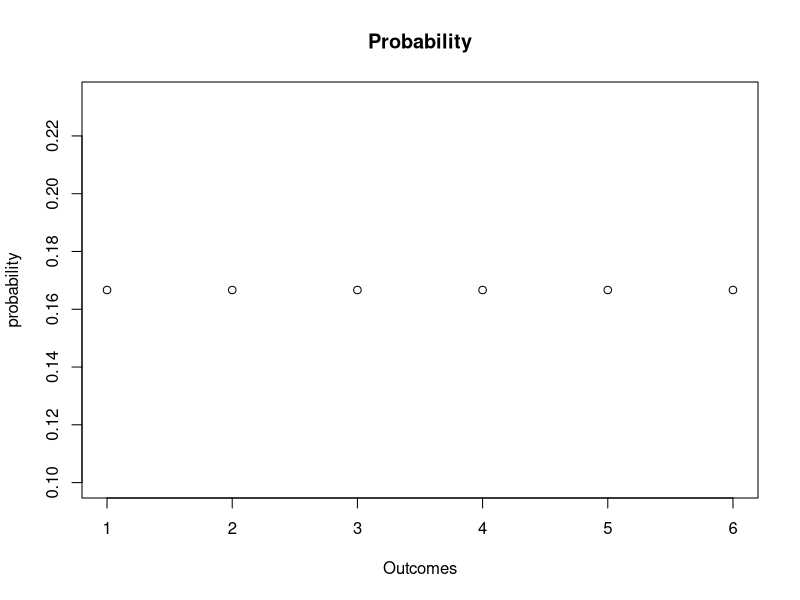
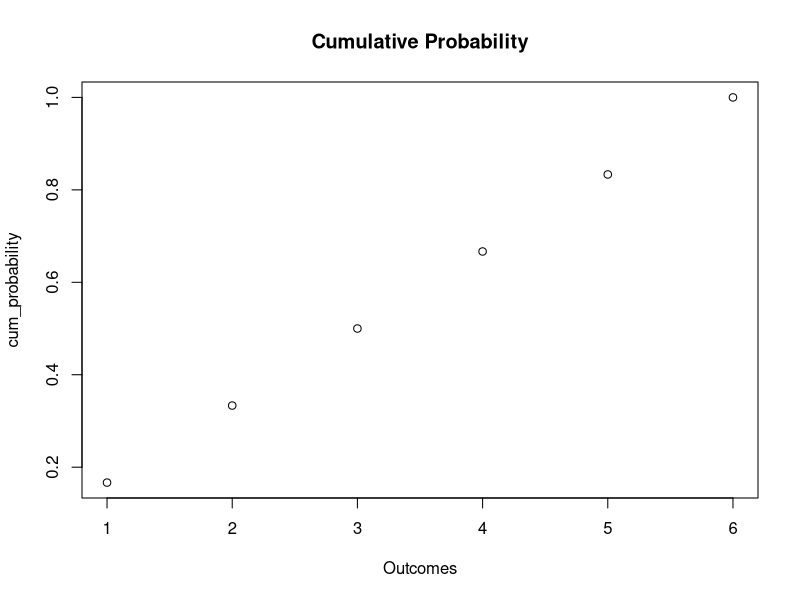
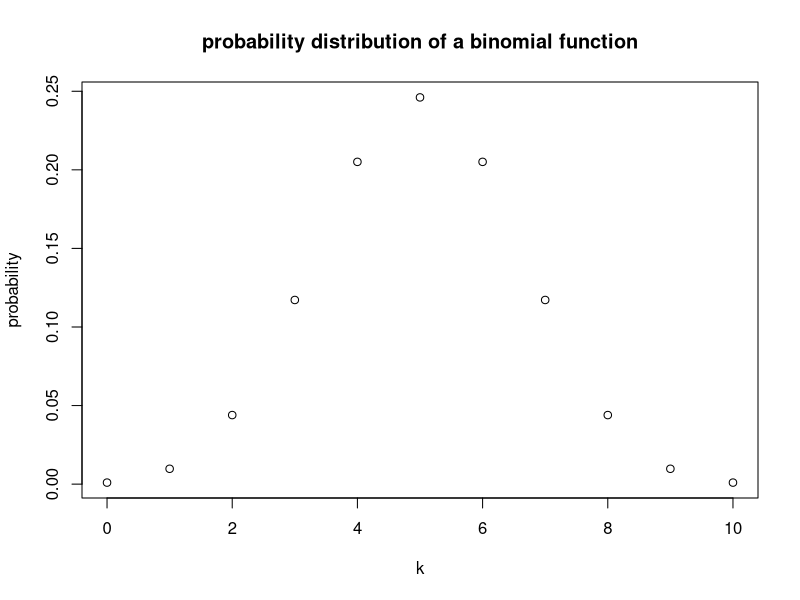
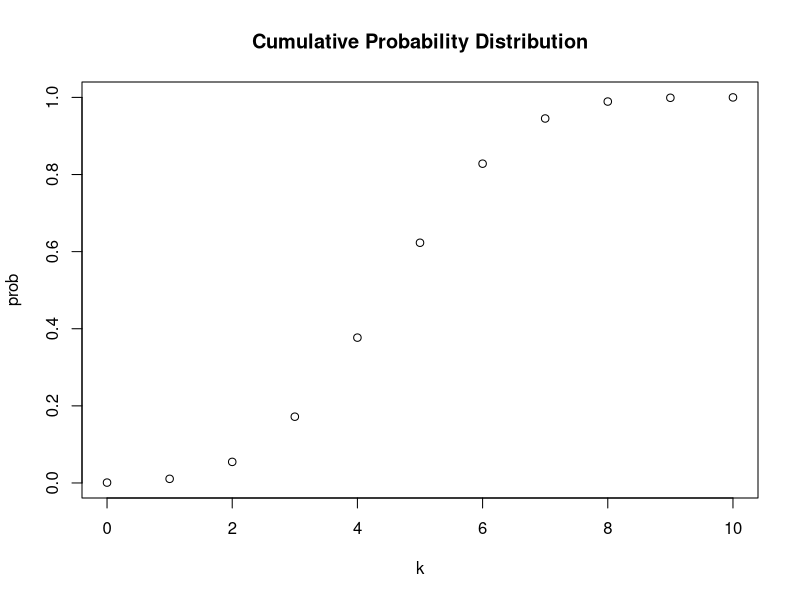
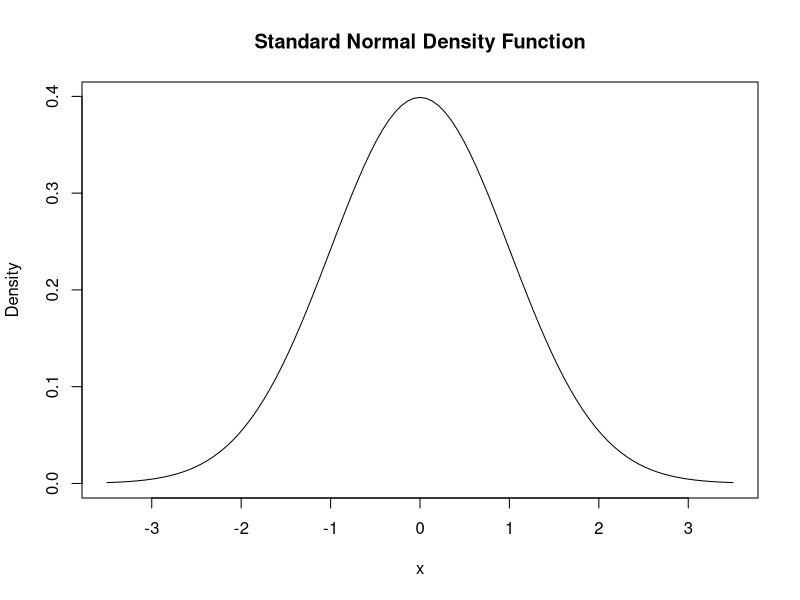

Source code (R) for these figures, in order:
##2.1 
# Random Variables and Probability Distributions

#PRob Dist of Discrete random variables
sample(1:6,1)

# generating a vector of probabilities
probability <- rep(1/6,6)

# plotting the probability distribution
plot(probability,
     main = "Probability",
     xlab = "Outcomes")

# generating the cumulative probability
cum_probability <- cumsum(probability)

plot(cum_probability,
     main = "Cumulative Probability",
     xlab = "Outcomes")

# Bernoulli Trials
# simulating trials of a dichotimous variable

bern <- sample(c("H","T"),1000, replace = TRUE)

# using the binomial distribution 
# utilizes the binomial formula
dbinom(x = 5,
       size = 10,
       prob = 0.5)

# i.e., whats the probabiltiy of observing 5 "successes"
# in 10 trials with a probability of 0.5

# what is the probability of observing P(4<=k<=7)
# basically provide a vector argument itno your probabilty distribution

sum(dbinom(x = 4:7, size = 10, prob = 0.5))


# the probability distribution of a discrete random variable is
# the list of all possible outcomes and their respective probabilities

k <- 0:10
probability <- dbinom(x = k,
                      size = 10,
                      prob = 0.5)
prob <- pbinom(q = k,
               size = 10,
               prob = 0.5)

plot( x = k,
     y = probability,
     main = "probability distribution of a binomial function")

plot(x = k,
     y = prob,
     main = "Cumulative Probability Distribution")

#expected value, mean, and variance
set.seed(1) 
mean(1:6)

# rolling a dice three times in a row
sample(1:6, 3, replace = TRUE)

# calculating the expectation of a large trial
set.seed(1)
mean(sample(1:6,
            10000,
            replace = TRUE))

# Variance and standard deviation
# variance is the square sum of the difference between an observation
# and the mean; 

# there's a difference between population variance and the sample 
# variance(obviously) in that one is less accurate 

var(1:6)

#probability density functions
# we use the probability density fucntion for continuous random variables beacuse
# they're not discrete! can't use a probability distribution!

# learn more math Diego

# calculating the expectation and variance of a PDF in R
f <- function(x) 3/x^4
g <- function(x) x * f(x)
h <- function(x) x^2 * f(x)

# computing area under the density curve
area <- integrate(f,
                  lower = 1, 
                  upper = Inf)$value
area

# compuet the expectation of x; E(X)
EX <- integrate(g,
                lower = 1,
                upper = Inf)$value
EX

# compute the variance of x; Var(X)
VarX <- integrate(h,
                  lower = 1,
                  upper = Inf)$value
VarX

# every distribution that R handles has four functions associated with it to 
# find the PDF, the cumulative density function (pnorm), the 
# quantiles, qnorm, and the random number generator based on that 
# function (rnorm())

# drawing a plot of the standard normal distribution
curve(dnorm(x),
      xlim = c(-3.5,3.5),
      ylab = "Density",
      main = "Standard Normal Density Function")
